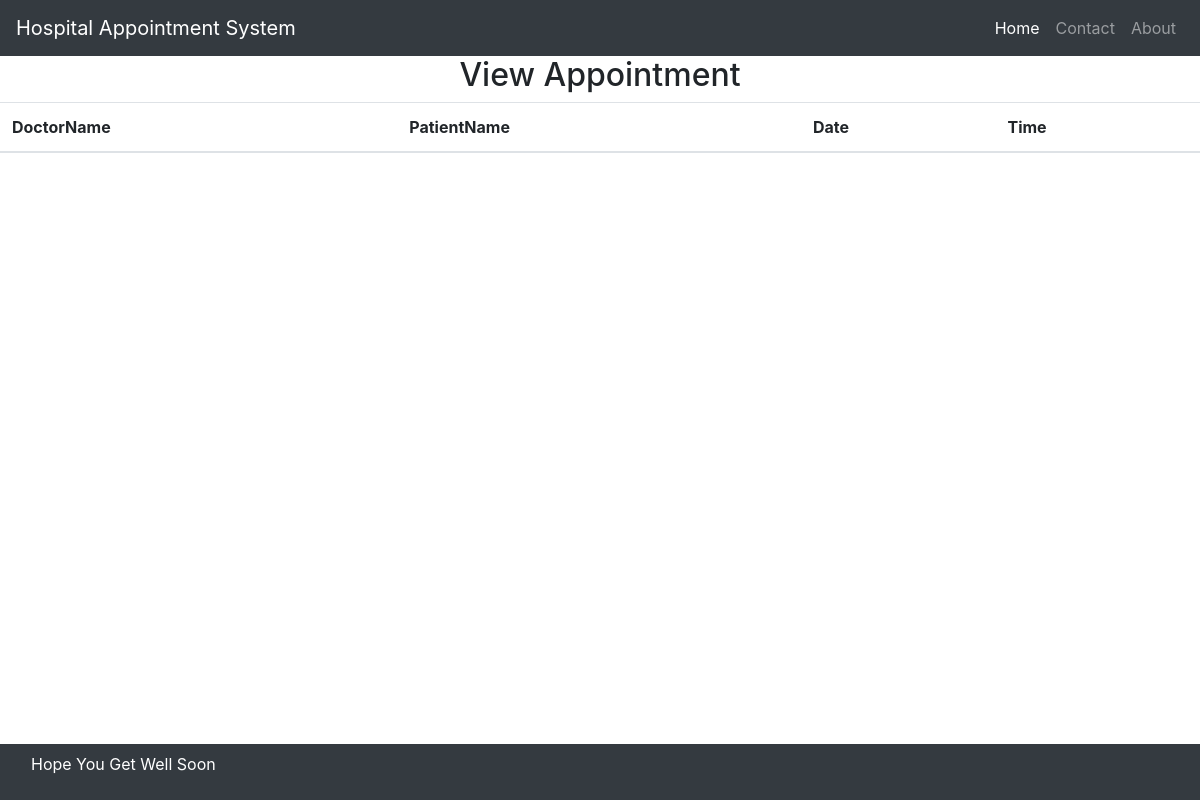
Before: /view_appointment with the older database file.
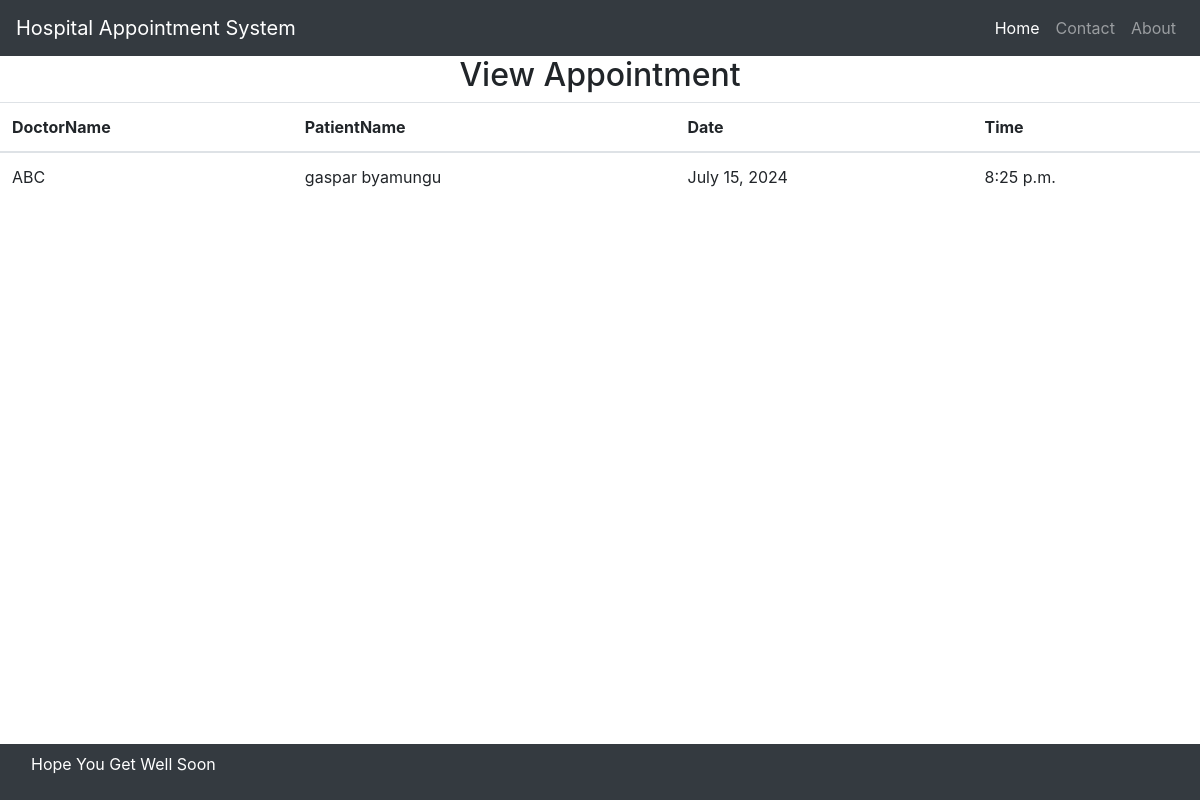
After: the same page with the newer database file.
### hospital/models.py (models this page shows, shortened)
class Appointment(models.Model):
    Doctor = models.ForeignKey(Doctor,on_delete=models.CASCADE)
    Patient = models.ForeignKey(Patient,on_delete=models.CASCADE)
    date = models.DateField()
    time = models.TimeField()

class Doctor(models.Model):
    Name = models.CharField(max_length=50)
    mobile = models.IntegerField()
    special = models.CharField(max_length=50)
    def __str__(self):
        return self.Name

class Patient(models.Model):
    name = models.CharField(max_length=50)
    gender = models.CharField(max_length=10)
    mobile = models.IntegerField(null=True)
    address = models.TextField()
    def __str__(self):
        return self.name

### hospital/views.py (the view)
# urls.py: path('view_appointment', view_appointment, name='view_appointment'),
def view_appointment(request):
    if request.method == 'GET':
        appointment = Appointment.objects.all()
    return render(request, 'view_appointment.html', {'doc':appointment})

### hospital/templates/view_appointment.html (shortened to what this page needs)
{% include 'base.html' %}
{% include 'navigation.html' %}
{% block content %}
<div>
    <h2 class="text-center">View Appointment</h2>
    <table id="example" class="table table-hover">
        <thead>
            <tr>
                <th>DoctorName</th>
                <th>PatientName</th>
                <th>Date</th>
                <th>Time</th>
            </tr>
        </thead>
        <tbody>
            {% for i in doc %}
            <tr>
                <td>{{i.Doctor}}</td>
                <td>{{i.Patient}}</td>
                <td>{{i.date}}</td>
                <td>{{i.time}}</td>
            </tr>
            {% endfor %}
    </table>
</div>
{% endblock content %}
{% include 'footer.html' %}

Changed rows visible on the page:
added Appointment: Doctor "ABC", Patient "gaspar byamungu", date "July 15, 2024", time "8:25 p.m."
